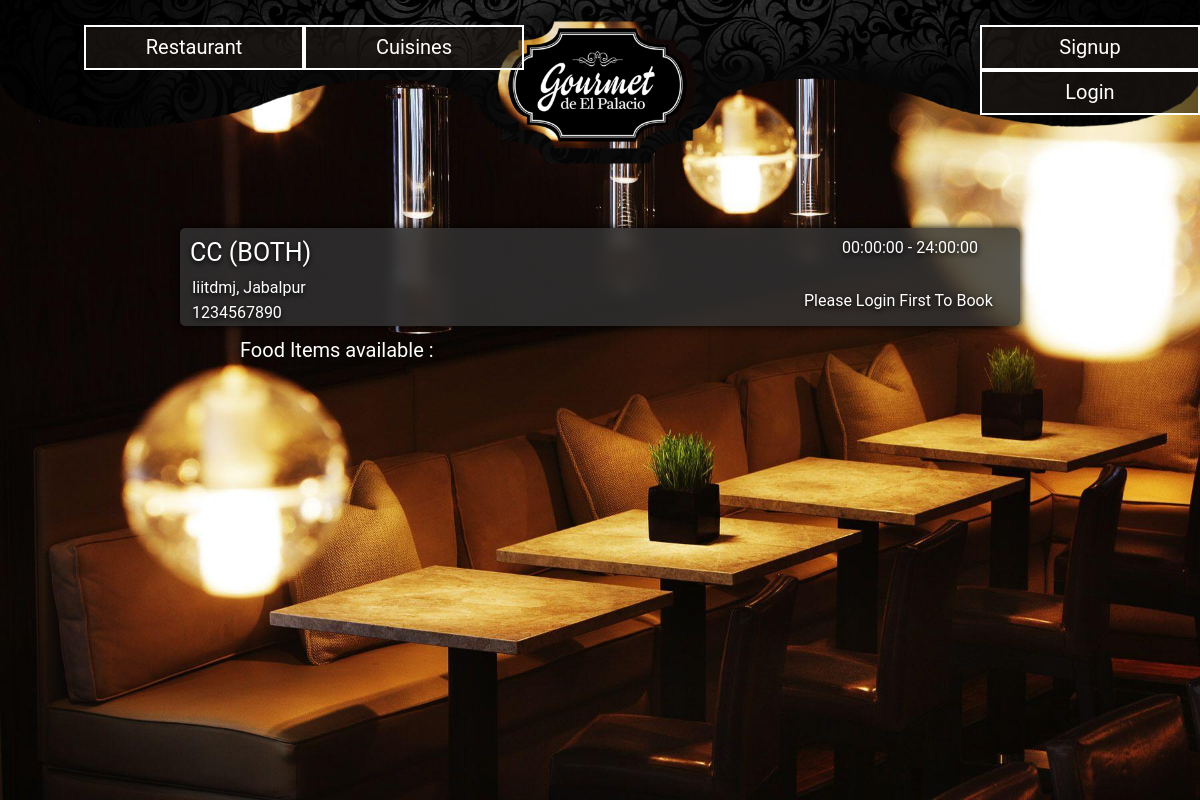
/search.php?search_type=restaurant&keyword=cc, run on the app's committed database.
### tables this page shows
CREATE TABLE IF NOT EXISTS `restaurant` (
  `id` int(11) NOT NULL AUTO_INCREMENT,
  `name` varchar(50) NOT NULL,
  `address` varchar(200)  NOT NULL,
  `mobile_no` int(10)  DEFAULT NULL,
  `star` int(11) DEFAULT NULL,
  `city` varchar(20) DEFAULT NULL,
  `open_time` time NOT NULL,
  `close_time` time NOT NULL,
  `veg_nonveg` varchar(6) DEFAULT 'veg',
  PRIMARY KEY (`id`),
  UNIQUE(`name`,`address`,`mobile_no`),
  check (star<=5 && star >= 0)
);

### search.php (called while the page is built, shortened)
<?php
    $searchby =  $_GET['search_type'];
    $file = 'search_'.$searchby.'.php';
    $name = $_GET['keyword'];
    include($file);
?>

### search_restaurant.php (the view, shortened to what this page needs)
<!DOCTYPE html>
<html>
<head>
    <link type="text/css" rel="stylesheet" href="css/rest_list.css" />
    <link type="text/css" rel="stylesheet" href="css/search_restro.css" />
</head>
<body>
    <div class="header">
      <div class="header_top" >
        <div class="left_buttons">
          <a href="./food_list.php" class="header_hover" >Cuisines</a>
          <a href="./rest_list.php">Restaurant</a>
        </div>
        <div class="right_buttons">
          <?php
            include('login_buttons.php');
          ?>
        </div>
      </div>
    </div>
    <div class="headerbg"></div>
    <center>
        <?php
  include("PhpMysqlConnectivity.php");
  $sortby = 'rating';
  if($sortby=='rating'){
    $result = mysqli_query($link,"SELECT DISTINCT a.id, a.name,a.address,a.mobile_no,a.star,a.city,a.veg_nonveg,a.open_time,a.close_time FROM restaurant a WHERE a.name = '$name'  AND a.city='jabalpur' ORDER BY a.star DESC;");
  }
  while($row = mysqli_fetch_array($result))
  {
        echo '<div class="bodytrbg restro"><div style="background:rgba(50,50,50,0.8);border-radius: 5px;">';
        echo '<table border=0 cellpadding=2>';
        echo '<tr>';
        echo '<td  class="field name">'.$row["name"].'  ('.$row["veg_nonveg"].')</td>';
        $piclen = 40*$row["star"];
        echo '<td class="field starttd" ><div class="star" style="width:'.$piclen.'px;"></div></td>';
        echo '<td class="field open">'.$row["open_time"].' - '.$row["close_time"].'</td>';
        echo '</tr><tr>';
        echo '<td colspan=2 class="field address">&nbsp;&nbsp;'.$row["address"].', '.$row["city"].'</td>';
        if (isset($_SESSION['u_id'])) {
        echo '<td rowspan=2 ><a class="styledanchor"  href="./booking.php?r_id='.$row['id'].'">Book Table</a></td>';
        }
        else {
          echo '<td rowspan=2 class="field address" >Please Login First to Book</td>';
        }
        echo '</tr><tr>';
        echo '<td colspan=2 class="field mobile">&nbsp;&nbsp;'.$row["mobile_no"].'</td>';
        echo '</tr>';
        echo '</table>';
        echo '</div></div>';
    echo '<div class="labelhead">Food Items available : </div>';
  }
 ?>
<br><br>
</center>
</body>
</html>

### css/rest_list.css (style rules this page uses)
body { background-color: rgb(50, 50, 50); margin:0px; }
.header { margin:0px; padding:0px; border:0px; text-align: center; position : static; background-color: rgba(70, 60, 40, 0); height: 210px; width : 100%; }
.headerbg { background-image: url("../images/header/1.jpg"); background-repeat: no-repeat; background-size: cover; background-attachment: fixed, scroll; top: 0; z-index: -1; position : fixed; height: 100%; width: 100%; }
.header_top { background-image: url("../images/page_top_bg.png"); background-size: 100%; position: static; top: 0px; background-repeat: no-repeat; height: inherit; width: 100%; z-index: 9; }
.header_top .right_buttons { position: absolute; top: 25px; left: 64%; text-align: right; }
.header_top .left_buttons { position: absolute; top: 25px; left: 7%; text-align: left; }
.header a { text-align: center; vertical-align: middle; background: rgba(0, 0, 0, .2); border: 2px solid #fff; font-family: "Roboto", sans-serif; font-style: normal; font-size: 20px; position: relative; float: right; border: 0; padding: 8px; height: 25px; width: 200px; color: #fff; background: rgba(30, 25, 20, 0.6); border: 2px solid #fff; transition: background 0.2s ease-in-out; text-decoration: none; }
.bodytrbg { border-radius: 5px; background-image: url("../images/header/1b.jpg"); background-repeat: no-repeat; background-size: cover; background-attachment: fixed, scroll; text-shadow: 0px 2px 5px rgba(0, 0, 0, 1); height:auto; width:70%; margin-top: 1.5%; box-shadow: 0px 0px 7px 1px rgba(0, 0, 0, 0.8); transition: all 0.2s ease-in-out; text-decoration: none; }
.bodytrbg table { width:100%; }
.bodytrbg .field { text-align: left; vertical-align: middle; font-family: "Roboto", sans-serif; text-transform: capitalize; font-style: normal; position: relative; color: #fff; }
.bodytrbg .name { font-size: 25px; text-transform: uppercase; position: relative; float: left; padding: 8px; height: 25px; }
.bodytrbg .open { text-transform: uppercase; text-align: center; vertical-align:middle; float: right; padding: 8px; height: 25px; width: 200px; }
.bodytrbg .address { width: 100%; }

### css/search_restro.css (style rules this page uses)
.restro { margin-bottom: 1%; }
.labelhead { text-shadow: 0px 2px 7px rgba(0,0,0,1); text-align: center; vertical-align: middle; font-family: "Roboto", sans-serif; font-style: normal; font-size: 20px; width:60%; text-align:left; margin-bottom: 5px; position: relative; color: #fff; text-decoration: none; }

### data on the page
restaurant: name "CC", veg_nonveg "BOTH", open_time "00:00:00", close_time "24:00:00", address "Iiitdmj", city "Jabalpur", mobile_no "1234567890"
